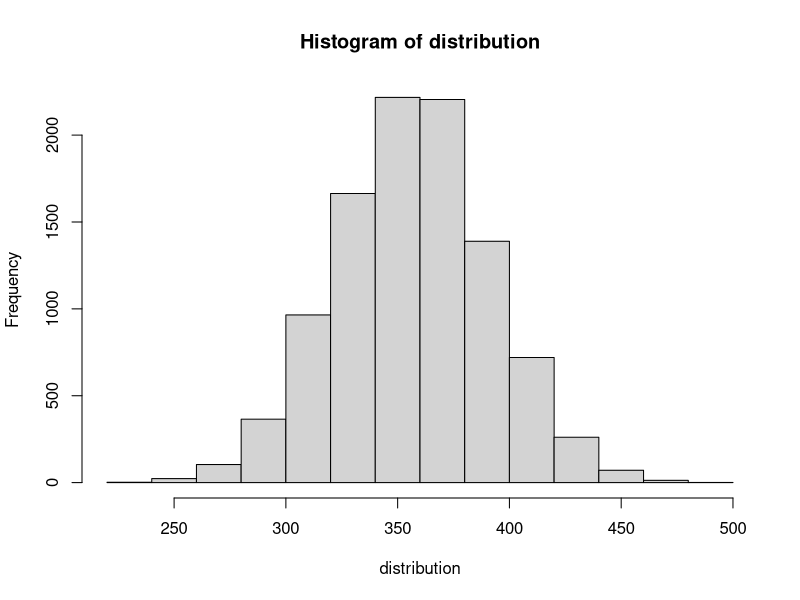

Write the R code that produced this figure.
## ---- chunk 1
urban <- c(1,0,1,1,0,0,1,1,1,8,1,1,1,0,1,1,2)
rural <- c(3,2,1,1,2,1,3,2,2,2,2,5,1,4,1,1,1,1,6,2,2,2,1,1)

get_ranks <- function(a, b){
  m <- length(a)
  n <- length(b)
  combined_ranks <- rank(c(a, b), ties.method="average")
  a_ranks <- combined_ranks[1:m]
  b_ranks <- combined_ranks[(m+1):(m+n)]
  return(list(a_ranks, b_ranks))
}

R <- get_ranks(urban, rural)
R1 <- sapply(R[1], sum)
R2 <- sapply(R[2], sum)

cat("R1:", R1, "\nR2:", R2)
## ---- chunk 2
est_var <- function(x) {
  return(sum((x - mean(x))^2)/(length(x)-1))
}

pool_var <- function(a, b) {
  numerator <- (length(a)-1)*est_var(a) + (length(b)-1)*est_var(b)
  denominator <- length(a) + length(b)-2
  return(numerator/denominator)
}

student_t_test <- function(a, b) {
  pooled_var_est <- pool_var(a,b)
  t = (mean(a) - mean(b)) / sqrt(pooled_var_est*(1/length(a) + 1/length(b)))
  return(t)
}

cat(student_t_test(urban, rural), "not less than", qt(p=.05, df=39), "\n")

#equivalent to
t.test(urban, rural, var.equal=TRUE, "less")
## ---- chunk 3

student_t_test <- function(a, b) {
  t = (mean(a) - mean(b)) / sqrt((var(a)/length(a) + var(b)/length(b)))
  return(t)
}

get_df <- function(a,b) {
  numerator <- (var(a)/length(a) + var(b)/length(b))^2
  denominator_a <- (var(a)/length(a))^2 / (length(a)-1)
  denominator_b <- (var(b)/length(b))^2 / (length(b)-1)
  return(numerator/(denominator_a+denominator_b))
}

cat(
  student_t_test(urban, rural),
  "not less than",
  qt(p=.05, df=get_df(urban, rural)),
  "\n"
  )

#equivalent to
t.test(urban, rural, "less")

## ---- chunk 4
library("combinat")


permutation.test <- function(a, b, n_permutations, obs_value){
  distribution=c()
  
  m <- length(a)
  
  combined_ranks <- rank(c(a, b), ties.method="average")

  for(i in 1:n_permutations){
    distribution[i]=sum(sample(combined_ranks, size=m, replace=FALSE))
  }
  
  result = quantile(distribution, c(.05,.95))
  
  hist(distribution)
  
  p_value = sum(distribution<obs_value)/n_permutations
  
  return(list(result, p_value))
}

permutation.test(urban, rural, 10000, 246.5)
## ---- chunk 5
C1 <- c(1.0,5.3,1.2,3.9,8.3,6.3,2.2,9.8,2.8,2.6)
C1 <- c(5.1,6.0,8.0,8.2,7.3,4.4,7.4,7.5,6.4,4.5,8.9)
